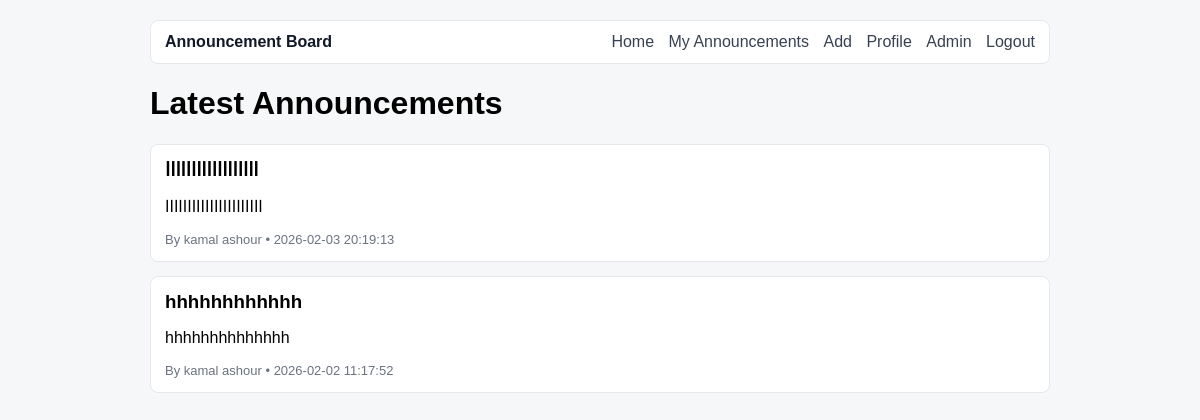
/announcement_system/profile.php (signed in), run on the app's committed database.
### tables this page shows
CREATE TABLE `announcements` (
  `id` int(11) NOT NULL,
  `title` varchar(100) NOT NULL,
  `content` text NOT NULL,
  `created_at` timestamp NOT NULL DEFAULT current_timestamp(),
  `user_id` int(11) NOT NULL
);

CREATE TABLE `users` (
  `id` int(11) NOT NULL,
  `first_name` varchar(50) NOT NULL,
  `last_name` varchar(50) NOT NULL,
  `email` varchar(100) NOT NULL,
  `password` varchar(255) NOT NULL,
  `role` varchar(10) NOT NULL DEFAULT 'user'
);

### announcement_system/profile.php (the view, shortened to what this page needs)
<?php
require_once __DIR__ . '/config/db.php';
include __DIR__ . '/partials/header.php';
$user_id = $_SESSION['user_id'];
$sql = "SELECT a.*, u.first_name, u.last_name
        FROM announcements a
        JOIN users u ON a.user_id = u.id
        WHERE a.user_id = ?
        ORDER BY a.created_at DESC";
$stmt = mysqli_prepare($conn, $sql);
mysqli_stmt_bind_param($stmt, "i", $user_id);
mysqli_stmt_execute($stmt);
$result = mysqli_stmt_get_result($stmt);
?>
<h1>Latest Announcements</h1>
<?php if (!$result || mysqli_num_rows($result) == 0): ?>
    <div class="card">No announcements yet.</div>
<?php else: ?>
    <?php while($row = mysqli_fetch_assoc($result)): ?>
        <div class="card">
            <h3><?php echo $row['title']; ?></h3>
            <p><?php echo nl2br($row['content']); ?></p>
            <div class="meta">
                By <?php echo $row['first_name'] . ' ' . $row['last_name']; ?>
                • <?php echo $row['created_at']; ?>
            </div>
        </div>
    <?php endwhile; ?>
<?php endif; ?>

### announcement_system/style.css (style rules this page uses)
body { font-family: Arial, sans-serif; background: #f6f7f8; margin: 0; padding: 0; }
.card { background: #ffffff; border: 1px solid #e5e7eb; border-radius: 8px; padding: 14px; margin-top: 14px; }
.card h2, .card h3 { margin: 0 0 10px 0; }
.meta { color: #6b7280; font-size: 13px; }

### data on the page
announcements: title "اااااااااااااااااا", content "اااااااااااااااااااااا", user.first_name "kamal", user.last_name "ashour", created_at "2026-02-03 20:19:13"
announcements: title "hhhhhhhhhhhh", content "hhhhhhhhhhhhhh", user.first_name "kamal", user.last_name "ashour", created_at "2026-02-02 11:17:52"
